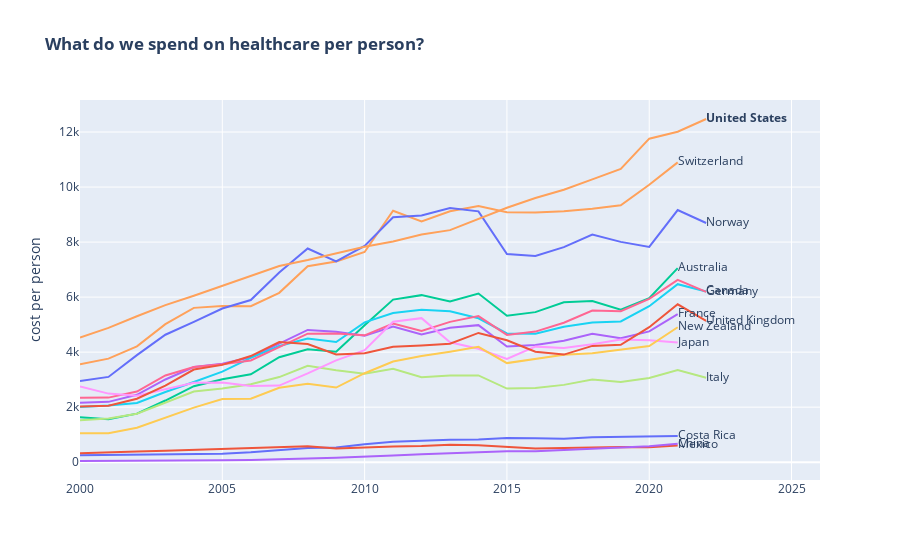

Here is the notebook cell this chart was saved with:
### Code cell
plot_timeseries_multiple_countries(data=cost, title="What do we spend on healthcare per person?", yaxis_title='cost per person')

### Figure 1 — Plotly figure (JSON) as saved in the notebook; plotly's stock layout.template omitted (floating-point values rounded to 4 significant figures)
{"data": [{"mode": "lines", "name": "costa rica", "type": "scatter", "x": [2000, 2001, 2002, 2003, 2004, 2005, 2006, 2007, 2008, 2009, 2010, 2011, 2012, 2013, 2014, 2015, 2016, 2017, 2018, 2019, 2020, 2021], "y": [247.7, 255.2, 276.2, 287.4, 290.1, 309.5, 359.8, 423.6, 511.0, 529.6, 654.2, 742.1, 776.4, 816.9, 822.9, 875.3, 870.7, 853.8, 902.2, 914.9, 953.1, 948.9]}, {"mode": "lines", "name": "mexico", "type": "scatter", "x": [2000, 2001, 2002, 2003, 2004, 2005, 2006, 2007, 2008, 2009, 2010, 2011, 2012, 2013, 2014, 2015, 2016, 2017, 2018, 2019, 2020, 2021], "y": [321.8, 367.0, 388.0, 414.0, 448.1, 485.7, 516.1, 560.5, 576.7, 496.8, 539.3, 570.7, 587.8, 631.2, 615.1, 558.2, 492.9, 514.9, 530.6, 552.7, 538.5, 610.6]}, {"mode": "lines", "name": "australia", "type": "scatter", "x": [2000, 2001, 2002, 2003, 2004, 2005, 2006, 2007, 2008, 2009, 2010, 2011, 2012, 2013, 2014, 2015, 2016, 2017, 2018, 2019, 2020, 2021], "y": [1637.0, 1560.0, 1764.0, 2241.0, 2761.0, 3014.0, 3194.0, 3815.0, 4107.0, 4012.0, 4975.0, 5909.0, 6072.0, 5843.0, 6131.0, 5323.0, 5454.0, 5814.0, 5857.0, 5546.0, 5959.0, 7055.0]}, {"mode": "lines", "name": "france", "type": "scatter", "x": [2000, 2001, 2002, 2003, 2004, 2005, 2006, 2007, 2008, 2009, 2010, 2011, 2012, 2013, 2014, 2015, 2016, 2017, 2018, 2019, 2020, 2021], "y": [2162.0, 2193.0, 2450.0, 3006.0, 3459.0, 3575.0, 3812.0, 4312.0, 4807.0, 4738.0, 4592.0, 4932.0, 4645.0, 4885.0, 4981.0, 4202.0, 4257.0, 4411.0, 4667.0, 4504.0, 4755.0, 5381.0]}, {"mode": "lines", "name": "switzerland", "type": "scatter", "x": [2000, 2001, 2002, 2003, 2004, 2005, 2006, 2007, 2008, 2009, 2010, 2011, 2012, 2013, 2014, 2015, 2016, 2017, 2018, 2019, 2020, 2021], "y": [3560.0, 3763.0, 4212.0, 5019.0, 5609.0, 5674.0, 5672.0, 6155.0, 7121.0, 7297.0, 7640.0, 9138.0, 8754.0, 9118.0, 9308.0, 9082.0, 9079.0, 9120.0, 9212.0, 9341.0, 10090.0, 10900.0]}, {"mode": "lines", "name": "canada", "type": "scatter", "x": [2000, 2001, 2002, 2003, 2004, 2005, 2006, 2007, 2008, 2009, 2010, 2011, 2012, 2013, 2014, 2015, 2016, 2017, 2018, 2019, 2020, 2021, 2022], "y": [2002.0, 2056.0, 2149.0, 2552.0, 2916.0, 3291.0, 3789.0, 4222.0, 4491.0, 4369.0, 5084.0, 5423.0, 5539.0, 5483.0, 5232.0, 4678.0, 4668.0, 4921.0, 5080.0, 5116.0, 5668.0, 6470.0, 6207.0]}, {"mode": "lines", "name": "germany", "type": "scatter", "x": [2000, 2001, 2002, 2003, 2004, 2005, 2006, 2007, 2008, 2009, 2010, 2011, 2012, 2013, 2014, 2015, 2016, 2017, 2018, 2019, 2020, 2021, 2022], "y": [2344.0, 2347.0, 2568.0, 3153.0, 3460.0, 3558.0, 3698.0, 4183.0, 4670.0, 4675.0, 4611.0, 5037.0, 4766.0, 5100.0, 5309.0, 4627.0, 4747.0, 5070.0, 5511.0, 5487.0, 5936.0, 6626.0, 6191.0]}, {"mode": "lines", "name": "italy", "type": "scatter", "x": [2000, 2001, 2002, 2003, 2004, 2005, 2006, 2007, 2008, 2009, 2010, 2011, 2012, 2013, 2014, 2015, 2016, 2017, 2018, 2019, 2020, 2021, 2022], "y": [1524, 1587, 1763, 2163, 2566, 2678, 2833, 3093, 3504, 3338, 3218, 3392, 3086, 3149, 3154, 2676, 2700, 2810, 3003, 2911, 3062, 3350, 3066]}, {"mode": "lines", "name": "japan", "type": "scatter", "x": [2000, 2001, 2002, 2003, 2004, 2005, 2006, 2007, 2008, 2009, 2010, 2011, 2012, 2013, 2014, 2015, 2016, 2017, 2018, 2019, 2020, 2021], "y": [2756, 2492, 2416, 2654, 2888, 2895, 2766, 2783, 3225, 3699, 4074, 5107, 5235, 4358, 4122, 3755, 4200, 4148, 4288, 4463, 4436, 4347]}, {"mode": "lines", "name": "new zealand", "type": "scatter", "x": [2000, 2001, 2002, 2003, 2004, 2005, 2006, 2007, 2008, 2009, 2010, 2011, 2012, 2013, 2014, 2015, 2016, 2017, 2018, 2019, 2020, 2021], "y": [1055.0, 1054.0, 1251.0, 1612.0, 1983.0, 2297.0, 2305.0, 2707.0, 2851.0, 2714.0, 3234.0, 3657.0, 3856.0, 4015.0, 4193.0, 3601.0, 3739.0, 3904.0, 3958.0, 4086.0, 4223.0, 4906.0]}, {"mode": "lines", "name": "norway", "type": "scatter", "x": [2000, 2001, 2002, 2003, 2004, 2005, 2006, 2007, 2008, 2009, 2010, 2011, 2012, 2013, 2014, 2015, 2016, 2017, 2018, 2019, 2020, 2021, 2022], "y": [2949, 3099, 3890, 4633, 5097, 5585, 5893, 6896, 7768, 7302, 7860, 8900, 8970, 9241, 9118, 7566, 7497, 7816, 8272, 8007, 7825, 9163, 8693]}, {"mode": "lines", "name": "united kingdom", "type": "scatter", "x": [2000, 2001, 2002, 2003, 2004, 2005, 2006, 2007, 2008, 2009, 2010, 2011, 2012, 2013, 2014, 2015, 2016, 2017, 2018, 2019, 2020, 2021, 2022], "y": [2021.0, 2052.0, 2306.0, 2785.0, 3366.0, 3536.0, 3857.0, 4368.0, 4297.0, 3914.0, 3956.0, 4199.0, 4242.0, 4304.0, 4698.0, 4434.0, 4017.0, 3911.0, 4226.0, 4269.0, 4906.0, 5738.0, 5139.0]}, {"mode": "lines", "name": "russia", "type": "scatter", "x": [], "y": []}, {"mode": "lines", "name": "china", "type": "scatter", "x": [2000, 2001, 2002, 2003, 2004, 2005, 2006, 2007, 2008, 2009, 2010, 2011, 2012, 2013, 2014, 2015, 2016, 2017, 2018, 2019, 2020, 2021], "y": [42.99, 44.57, 50.16, 56.79, 64.54, 73.29, 82.79, 98.88, 134.2, 165.3, 189.3, 239.8, 285.3, 329.8, 363.0, 393.8, 398.8, 440.6, 504.8, 539.6, 583.4, 670.5]}, {"mode": "lines", "name": "united states", "type": "scatter", "x": [2000, 2001, 2002, 2003, 2004, 2005, 2006, 2007, 2008, 2009, 2010, 2011, 2012, 2013, 2014, 2015, 2016, 2017, 2018, 2019, 2020, 2021, 2022], "y": [4534.0, 4881.0, 5305.0, 5709.0, 6048.0, 6404.0, 6779.0, 7132.0, 7347.0, 7603.0, 7833.0, 8022.0, 8274.0, 8434.0, 8828.0, 9249.0, 9600.0, 9903.0, 10280.0, 10660.0, 11760.0, 12010.0, 12470.0]}, {"mode": "text", "name": "NONE", "showlegend": false, "text": "Costa Rica", "textposition": "middle right", "type": "scatter", "x": [2021], "y": [948.9]}, {"mode": "text", "name": "NONE", "showlegend": false, "text": "Mexico", "textposition": "middle right", "type": "scatter", "x": [2021], "y": [610.6]}, {"mode": "text", "name": "NONE", "showlegend": false, "text": "Australia", "textposition": "middle right", "type": "scatter", "x": [2021], "y": [7055.0]}, {"mode": "text", "name": "NONE", "showlegend": false, "text": "France", "textposition": "middle right", "type": "scatter", "x": [2021], "y": [5381.0]}, {"mode": "text", "name": "NONE", "showlegend": false, "text": "Switzerland", "textposition": "middle right", "type": "scatter", "x": [2021], "y": [10900.0]}, {"mode": "text", "name": "NONE", "showlegend": false, "text": "Canada", "textposition": "middle right", "type": "scatter", "x": [2022], "y": [6207.0]}, {"mode": "text", "name": "NONE", "showlegend": false, "text": "Germany", "textposition": "middle right", "type": "scatter", "x": [2022], "y": [6191.0]}, {"mode": "text", "name": "NONE", "showlegend": false, "text": "Italy", "textposition": "middle right", "type": "scatter", "x": [2022], "y": [3066]}, {"mode": "text", "name": "NONE", "showlegend": false, "text": "Japan", "textposition": "middle right", "type": "scatter", "x": [2021], "y": [4347]}, {"mode": "text", "name": "NONE", "showlegend": false, "text": "New Zealand", "textposition": "middle right", "type": "scatter", "x": [2021], "y": [4906.0]}, {"mode": "text", "name": "NONE", "showlegend": false, "text": "Norway", "textposition": "middle right", "type": "scatter", "x": [2022], "y": [8693]}, {"mode": "text", "name": "NONE", "showlegend": false, "text": "United Kingdom", "textposition": "middle right", "type": "scatter", "x": [2022], "y": [5139.0]}, {"mode": "text", "name": "NONE", "showlegend": false, "text": "Russia", "textposition": "middle right", "type": "scatter", "x": [], "y": []}, {"mode": "text", "name": "NONE", "showlegend": false, "text": "China", "textposition": "middle right", "type": "scatter", "x": [2021], "y": [670.5]}, {"mode": "text", "name": "NONE", "showlegend": false, "text": "<b>United States</b>", "textposition": "middle right", "type": "scatter", "x": [2022], "y": [12470.0]}], "layout": {"autosize": true, "showlegend": false, "title": {"text": "<b>What do we spend on healthcare per person?</b>"}, "xaxis": {"range": [2000, 2026], "type": "linear"}, "yaxis": {"autorange": true, "range": [-647.6, 13160.0], "title": {"text": "cost per person"}, "type": "linear"}}}
